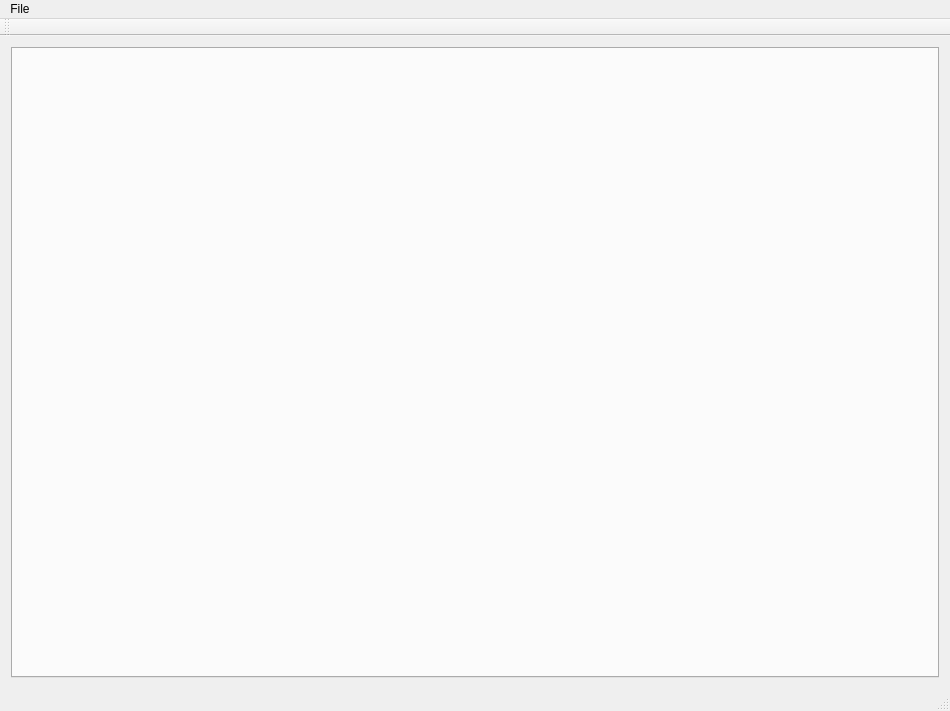
<?xml version="1.0" encoding="UTF-8"?>
<ui version="4.0">
 <class>MainWindowClass</class>
 <widget class="QMainWindow" name="MainWindowClass">
  <property name="geometry">
   <rect>
    <x>0</x>
    <y>0</y>
    <width>950</width>
    <height>711</height>
   </rect>
  </property>
  <property name="windowTitle">
   <string>MainWindow</string>
  </property>
  <widget class="QWidget" name="centralWidget">
   <layout class="QGridLayout" name="gridLayout">
    <item row="0" column="0">
     <widget class="QTabWidget" name="tabWidget">
      <property name="currentIndex">
       <number>-1</number>
      </property>
     </widget>
    </item>
   </layout>
  </widget>
  <widget class="QMenuBar" name="menuBar">
   <property name="geometry">
    <rect>
     <x>0</x>
     <y>0</y>
     <width>950</width>
     <height>21</height>
    </rect>
   </property>
   <widget class="QMenu" name="menuHello_I_am_part_of_a_window">
    <property name="title">
     <string>File</string>
    </property>
    <addaction name="actionNew"/>
    <addaction name="actionOpen"/>
    <addaction name="actionSave"/>
   </widget>
   <addaction name="menuHello_I_am_part_of_a_window"/>
  </widget>
  <widget class="QToolBar" name="mainToolBar">
   <attribute name="toolBarArea">
    <enum>TopToolBarArea</enum>
   </attribute>
   <attribute name="toolBarBreak">
    <bool>false</bool>
   </attribute>
  </widget>
  <widget class="QStatusBar" name="statusBar"/>
  <action name="actionNew">
   <property name="text">
    <string>New</string>
   </property>
  </action>
  <action name="actionOpen">
   <property name="text">
    <string>Open</string>
   </property>
  </action>
  <action name="actionSave">
   <property name="text">
    <string>Save</string>
   </property>
  </action>
  <action name="actionAdventure_Record">
   <property name="text">
    <string>Adventure Record</string>
   </property>
  </action>
  <action name="actionArmour">
   <property name="text">
    <string>Armour</string>
   </property>
  </action>
  <action name="actionSkills">
   <property name="text">
    <string>Skills</string>
   </property>
  </action>
  <action name="actionTabed">
   <property name="text">
    <string>Tabed</string>
   </property>
  </action>
 </widget>
 <layoutdefault spacing="6" margin="11"/>
 <resources>
  <include location="MainWindow.qrc"/>
 </resources>
 <connections>
  <connection>
   <sender>actionNew</sender>
   <signal>triggered()</signal>
   <receiver>MainWindowClass</receiver>
   <slot>actionNew()</slot>
   <hints>
    <hint type="sourcelabel">
     <x>-1</x>
     <y>-1</y>
    </hint>
    <hint type="destinationlabel">
     <x>299</x>
     <y>199</y>
    </hint>
   </hints>
  </connection>
  <connection>
   <sender>actionSave</sender>
   <signal>triggered()</signal>
   <receiver>MainWindowClass</receiver>
   <slot>actionSave()</slot>
   <hints>
    <hint type="sourcelabel">
     <x>-1</x>
     <y>-1</y>
    </hint>
    <hint type="destinationlabel">
     <x>299</x>
     <y>199</y>
    </hint>
   </hints>
  </connection>
  <connection>
   <sender>actionOpen</sender>
   <signal>triggered()</signal>
   <receiver>MainWindowClass</receiver>
   <slot>actionOpen()</slot>
   <hints>
    <hint type="sourcelabel">
     <x>-1</x>
     <y>-1</y>
    </hint>
    <hint type="destinationlabel">
     <x>299</x>
     <y>199</y>
    </hint>
   </hints>
  </connection>
  <connection>
   <sender>actionArmour</sender>
   <signal>triggered()</signal>
   <receiver>MainWindowClass</receiver>
   <slot>actionArmour()</slot>
   <hints>
    <hint type="sourcelabel">
     <x>-1</x>
     <y>-1</y>
    </hint>
    <hint type="destinationlabel">
     <x>603</x>
     <y>444</y>
    </hint>
   </hints>
  </connection>
  <connection>
   <sender>actionAdventure_Record</sender>
   <signal>triggered()</signal>
   <receiver>MainWindowClass</receiver>
   <slot>actionAdventureRecord()</slot>
   <hints>
    <hint type="sourcelabel">
     <x>-1</x>
     <y>-1</y>
    </hint>
    <hint type="destinationlabel">
     <x>603</x>
     <y>444</y>
    </hint>
   </hints>
  </connection>
  <connection>
   <sender>actionSkills</sender>
   <signal>triggered()</signal>
   <receiver>MainWindowClass</receiver>
   <slot>actionSkills()</slot>
   <hints>
    <hint type="sourcelabel">
     <x>-1</x>
     <y>-1</y>
    </hint>
    <hint type="destinationlabel">
     <x>603</x>
     <y>444</y>
    </hint>
   </hints>
  </connection>
  <connection>
   <sender>actionTabed</sender>
   <signal>triggered()</signal>
   <receiver>MainWindowClass</receiver>
   <slot>actionTabed()</slot>
   <hints>
    <hint type="sourcelabel">
     <x>-1</x>
     <y>-1</y>
    </hint>
    <hint type="destinationlabel">
     <x>603</x>
     <y>444</y>
    </hint>
   </hints>
  </connection>
 </connections>
 <slots>
  <slot>actionOpen()</slot>
  <slot>actionSave()</slot>
  <slot>actionNew()</slot>
  <slot>actionArmour()</slot>
  <slot>actionSkills()</slot>
  <slot>actionAdventureRecord()</slot>
  <slot>actionTabed()</slot>
 </slots>
</ui>
